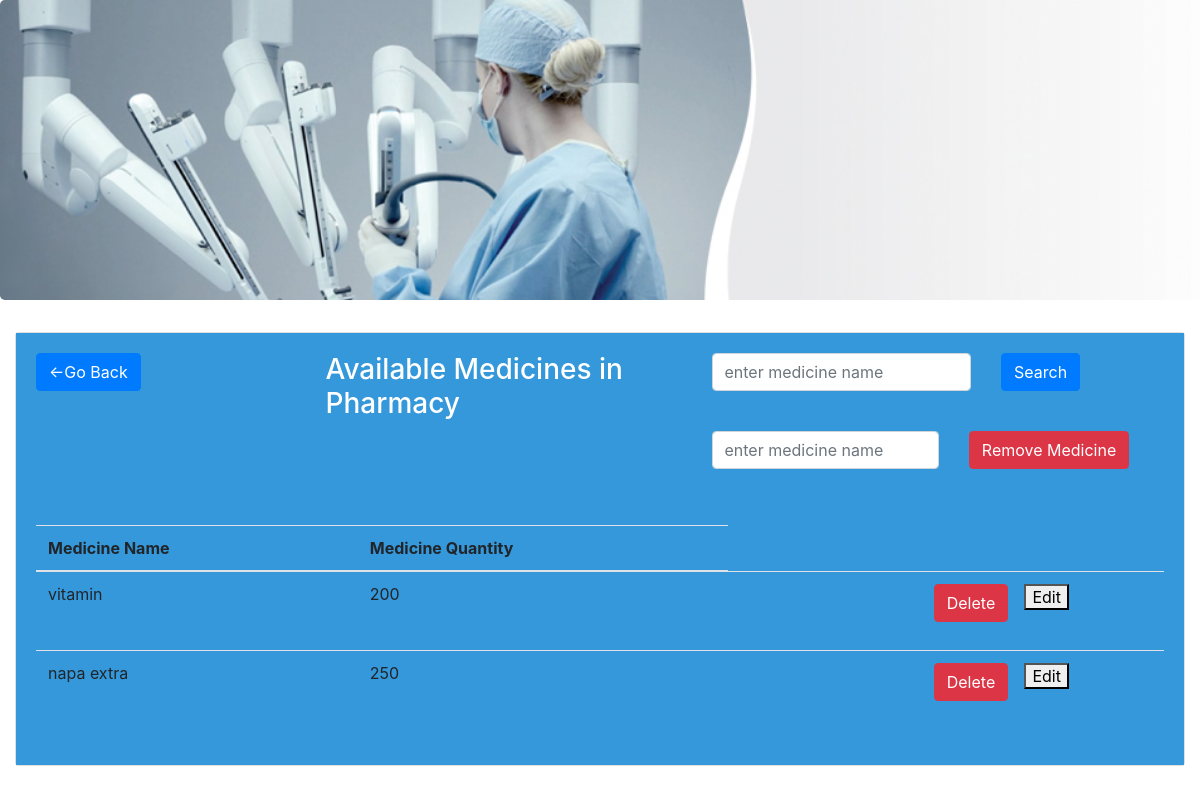
/pharmacy_view.php, run on the app's committed database.
### tables this page shows
CREATE TABLE `medicines` (
  `medicine_name` varchar(40) NOT NULL,
  `quantity` int(11) NOT NULL
);

### func.php (the view, shortened to what this page needs)
<?php
$con=mysqli_connect("localhost","root","","hmsdb");
function get_medicine_details()
{
    global $con;
    $query="select * from medicines";
    $result=mysqli_query($con,$query);
    while ($row=mysqli_fetch_array($result)) {
        $medicine_name=$row['medicine_name'];
        $quantity=$row['quantity'];
        echo "<tr>
        <td>$medicine_name</td>
        <td>$quantity</td>
        <td>
        <form class='col-md-13' action='delete_medicine.php' method='post'>
                   <div class='row'>
            <div class='col-md-8'><input type='text' name='medicine_name'
                class='form-control' hidden value='$medicine_name' placeholder='$medicine_name'></div>
              <div class='col-md-1'> <button type='submit'
              name='med_delete_submit'
             class='btn btn-danger'>Delete</button></div></div></form>
              </td>
        <td><button>Edit</button></td>
      </tr>";
    }
}
?>

### data on the page
medicines: medicine_name "vitamin", quantity "200"
medicines: medicine_name "napa extra", quantity "250"
